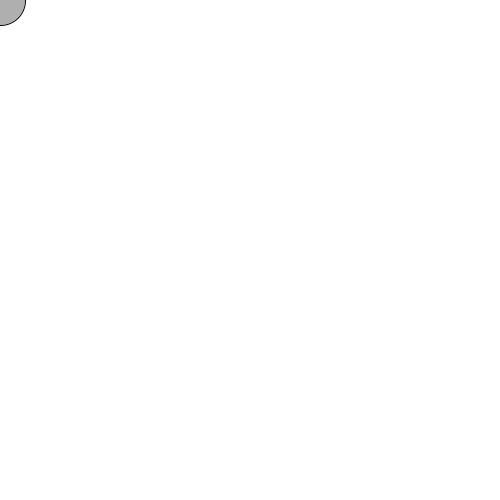
Frame 1 (no input)
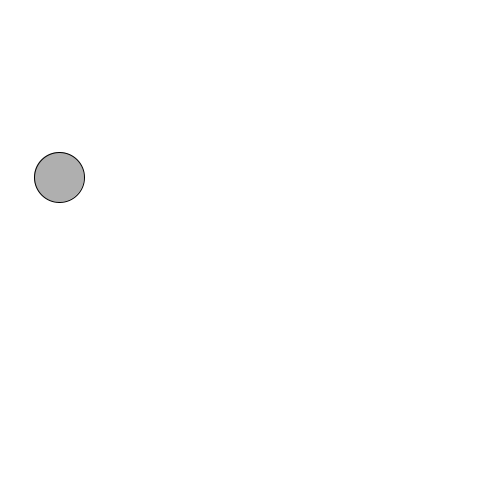
Frame 60 (the mouse pressed at the canvas centre just before this capture)
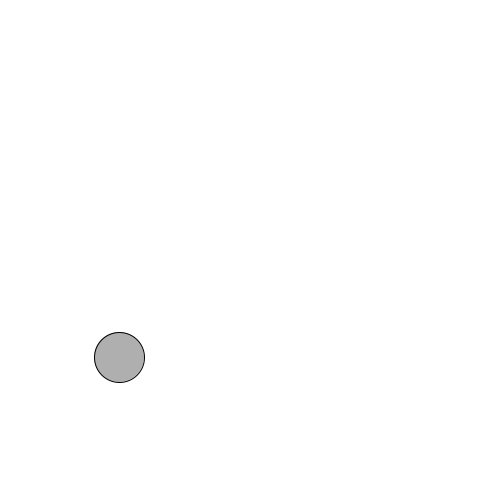
Frame 120 (the mouse held since frame 60 and released just before this capture)

The Processing sketch that drew these frames (run headless with seeded random() and noise(); from frame 60 on, the mouse is pressed at the canvas centre):

// Processing sketch: processing_67741
// ── processing_67741.pde


float circleX = 0;
float circleY = 0;
float circleW = 50;
float circleH = 100;
float circleStroke = 255;
float circleFill = 0;
float backgroundColor = 255; 
float change = 0.5;

void setup () {
  size (500,500);
  
}

void draw (){
  background (255);
  stroke(0);
  fill (175);
  ellipse (circleX,circleY,50,50);
  
  circleX = circleX + 1;
  circleY = circleY + 3;
  circleW = circleW + change;
  circleH = circleH - change;
  circleStroke = circleStroke - change;
  circleFill = circleFill + change;
}
